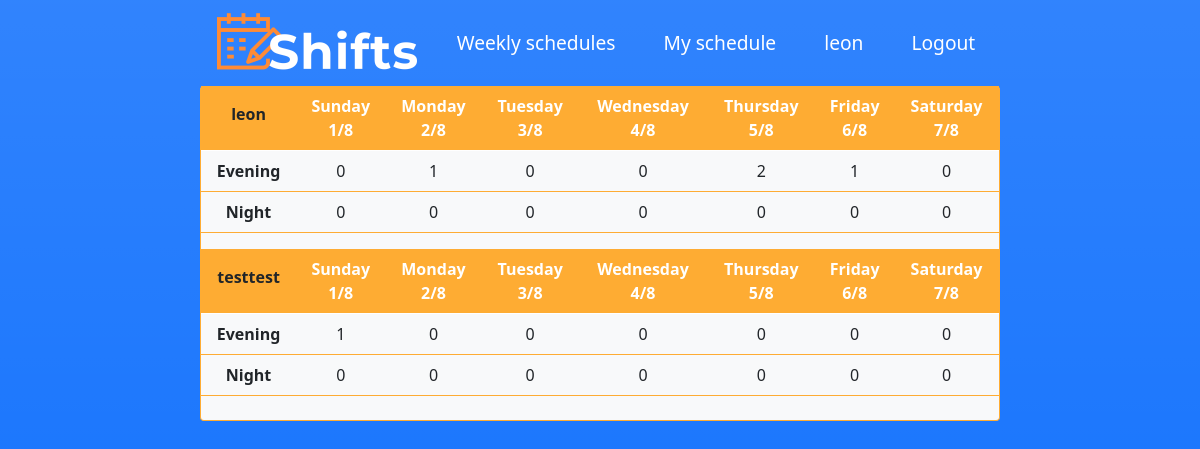
/weeklyschedules/ (signed in), run on the app's committed database.
### Shifts/models.py (models this page shows, shortened)
class WeeklyUserSchedule(models.Model):
    WeeklyDayDates = models.ForeignKey(WeeklyDayDates, related_name="UserSchedule" , on_delete=models.CASCADE)
    user_name = models.ForeignKey(
        settings.AUTH_USER_MODEL,
        related_name="shift_submitter",
        on_delete=models.DO_NOTHING,
    )
    for day in DAYS_OF_WEEK:
        if (day == 'friday' or day == 'saturday'):
            for shift_type,shift_hour in zip(TYPE_OF_SHIFTS,SHIFTS_HOURS_WEEKENDS  ) :
                exec(
                    f'{day}_{shift_type} = models.IntegerField(verbose_name =f"{day} {shift_type} {shift_hour}" ,default=0, choices=SUBMIT_CHOICES ,validators=[MinValueValidator(MIN_VAL_SHIFT),MaxValueValidator(MAX_VAL_SHIFT)])'
                )
        else:
            for shift_type,shift_hour in zip(TYPE_OF_SHIFTS,SHIFTS_HOURS_REG ) :
                exec(
                    f'{day}_{shift_type} = models.IntegerField(verbose_name =f"{day} {shift_type} {shift_hour}" ,default=0 , choices=SUBMIT_CHOICES ,validators=[MinValueValidator(MIN_VAL_SHIFT),MaxValueValidator(MAX_VAL_SHIFT)])'
                )
    created_at = models.DateTimeField(auto_now_add=True)
    updated_at = models.DateTimeField(auto_now=True)

class WeeklyDayDates(models.Model):
    def day_date(dayindex):
        day = timezone.now().replace(hour=0, minute=0, second=0, microsecond=0) #get created date and reset time
        day -= timedelta(days=(day.weekday() + 1) % 7) # for a week that starts on a Sunday
        day += timedelta(days=7+dayindex )  #adding the following week with dayindex
        return day
    for day,i in zip(DAYS_OF_WEEK,range (len(DAYS_OF_WEEK))):
        exec (f'{day}_date = models.DateField( default= day_date({i}), editable=False ) ') #not editable

### Shifts/views.py (the view)
# urls.py: path("weeklyschedules/", views.Weekly_schedules , name = "Weekly_schedules"),
@login_required()
def Weekly_schedules(request , week_ago= None):
    week_start= calc_next_week()
    Weekly_schedules_res = WeeklyDayDates.objects.filter(sunday_date = week_start).last()
    Weekly_schedules_res = Weekly_schedules_res.UserSchedule.all()
    context = {"Weekly_schedules": Weekly_schedules_res}
    return render(
        request,
        "Shifts/weeklyschedules.html",
        context
    )

### Shifts/myFunctions.py (called while the page is built)
def calc_next_week():
    week_start = timezone.now().replace(hour=0, minute=0, second=0, microsecond=0)
    week_start -= timedelta(days=(week_start.weekday() + 1) % 7)
    week_end = week_start + timedelta(days=7)
    return week_end

### Shifts/templates/Shifts/weeklyschedules.html (shortened to what this page needs)
{% extends "Shifts/layout.html" %}
{% block body %}
<div class="container-sm bg-light px-0  pb-2   border border-top-0 rounded  mb-2  " style="max-width: 800px; border-color: #feac33 !important;">
    {% for user_shift in Weekly_schedules %}
        <div class="table-responsive">
            <table class="table align-middle" style=" border-color: #feac33 !important;">
                    <thead class= "text-center" style=" color: white; ">
                        <thead class= "text-center" style=" color: white; background-color: #feac33 ;">
                            <th scope="col" > <p class="align-middle text-dark "> {{user_shift.user_name}}</p></th>
                            <th scope="col">Sunday <br> {{ user_shift.WeeklyDayDates.sunday_date | date:"j/n" }} </th>
                            <th scope="col">Monday <br> {{ user_shift.WeeklyDayDates.monday_date | date:"j/n" }}  </th>
                            <th scope="col">Tuesday <br> {{ user_shift.WeeklyDayDates.tuesday_date| date:"j/n" }}  </th>
                            <th scope="col">Wednesday <br> {{ user_shift.WeeklyDayDates.wednesday_date| date:"j/n" }} </th>
                            <th scope="col">Thursday <br> {{ user_shift.WeeklyDayDates.thursday_date| date:"j/n" }}  </th>
                            <th scope="col">Friday <br> {{ user_shift.WeeklyDayDates.friday_date| date:"j/n" }} </th>
                            <th scope="col">Saturday <br> {{ user_shift.WeeklyDayDates.saturday_date| date:"j/n" }}  </th>
                        </thead>
                    <tbody>
                        <tr class ="text-center "  >
                        <th scope="row "  >Evening </th>
                        <td data-bs-toggle="tooltip" data-bs-placement="bottom" title="16:00-23:00">{{user_shift.sunday_evening}}</td>
                        <td data-bs-toggle="tooltip" data-bs-placement="bottom" title="16:00-23:00">{{user_shift.monday_evening}}</td>
                        <td data-bs-toggle="tooltip" data-bs-placement="bottom" title="16:00-23:00">{{user_shift.tuesday_evening}}</td>
                        <td data-bs-toggle="tooltip" data-bs-placement="bottom" title="16:00-23:00">{{user_shift.wednesday_evening}}</td>
                        <td data-bs-toggle="tooltip" data-bs-placement="bottom" title="16:00-23:00">{{user_shift.thursday_evening}}</td>
                        <td data-bs-toggle="tooltip" data-bs-placement="bottom" title="15:00-23:00">{{user_shift.friday_evening}}</td>
                        <td data-bs-toggle="tooltip" data-bs-placement="bottom" title="15:00-23:00"> {{user_shift.saturday_evening}}</td>
                        </tr>
                        <tr class ="text-center" >
                        <th scope="row">Night </th>
                        <td  data-bs-toggle="tooltip" data-bs-placement="bottom" title="23:00-7:00">{{user_shift.sunday_night}}</td>
                        <td  data-bs-toggle="tooltip" data-bs-placement="bottom" title="23:00-7:00">{{user_shift.monday_night}}</td>
                        <td  data-bs-toggle="tooltip" data-bs-placement="bottom" title="23:00-7:00">{{user_shift.tuesday_night}}</td>
                        <td  data-bs-toggle="tooltip" data-bs-placement="bottom" title="23:00-7:00">{{user_shift.wednesday_night}}</td>
                        <td  data-bs-toggle="tooltip" data-bs-placement="bottom" title="23:00-7:00">{{user_shift.thursday_night}}</td>
                        <td  data-bs-toggle="tooltip" data-bs-placement="bottom" title="23:00-7:00">{{user_shift.friday_night}}</td>
                        <td  data-bs-toggle="tooltip" data-bs-placement="bottom" title="23:00-7:00">{{user_shift.saturday_night}}</td>
                        </tr>
                    </tbody>
            </table>
    {% endfor %}
</div>
{% endblock %}

### Shifts/templates/Shifts/layout.html (shortened to what this page needs)
<!DOCTYPE html>
{% load static %}
<html lang="en">
<head>
  <link href="https://cdn.jsdelivr.net/npm/bootstrap@5.0.2/dist/css/bootstrap.min.css" rel="stylesheet">
</head>
<body class="container-fluid min-vh-100 bg-primary bg-gradient">
  <nav class=" navbar navbar-expand-sm justify-content-center  navbar-dark ">
    <a class="nav-brand px-3" href="{% url 'Shifts:index' %}"><img src="{% static 'img/logo.png'  %}"
        class="img-responsive"> </a>
    <ul class="navbar-nav">
      <li class="nav-item px-3 ">
        <a class="nav-link active " href="{% url 'Shifts:Weekly_schedules' %}" style="font-size: larger;">Weekly schedules</a>
      </li>
      <li class="nav-item px-3">
        <a class="nav-link active" href="{% url 'Shifts:my_weekly_schedule' %}" style="font-size: larger;">My schedule</a>
      </li>
      {% if request.user.is_authenticated %}
      <li class="nav-item px-3">
        <a class="nav-link active" href={% url 'Shifts:index' %}{{user.username}} style="font-size: larger;">
        {{user.username }} </a>
      </li>
      <li class="nav-item px-3">
        <a class="nav-link active" href="{% url 'Shifts:logout' %}" style="font-size: larger;">Logout </a>
      </li>
      {% else %}
      <li class="nav-item px-3">
        <a class="nav-link active" href="{% url 'Shifts:login' %}" style="font-size: larger;">Login </a>
      </li>
      {% endif %}
    </ul>
  </nav>
  {% block body %}
  {% endblock %}
</body>
</html>

### data on the page
WeeklyUserSchedule: user_name "leon", WeeklyDayDates.sunday_date "1/8", WeeklyDayDates.monday_date "2/8", WeeklyDayDates.tuesday_date "3/8", WeeklyDayDates.wednesday_date "4/8", WeeklyDayDates.thursday_date "5/8", WeeklyDayDates.friday_date "6/8", WeeklyDayDates.saturday_date "7/8", sunday_evening "0", monday_evening "1", tuesday_evening "0", wednesday_evening "0", thursday_evening "2", friday_evening "1", saturday_evening "0", sunday_night "0", monday_night "0", tuesday_night "0", wednesday_night "0", thursday_night "0", friday_night "0", saturday_night "0"
WeeklyUserSchedule: user_name "testtest", WeeklyDayDates.sunday_date "1/8", WeeklyDayDates.monday_date "2/8", WeeklyDayDates.tuesday_date "3/8", WeeklyDayDates.wednesday_date "4/8", WeeklyDayDates.thursday_date "5/8", WeeklyDayDates.friday_date "6/8", WeeklyDayDates.saturday_date "7/8", sunday_evening "1", monday_evening "0", tuesday_evening "0", wednesday_evening "0", thursday_evening "0", friday_evening "0", saturday_evening "0", sunday_night "0", monday_night "0", tuesday_night "0", wednesday_night "0", thursday_night "0", friday_night "0", saturday_night "0"

### other printed values
{{ user.username }} "leon"
